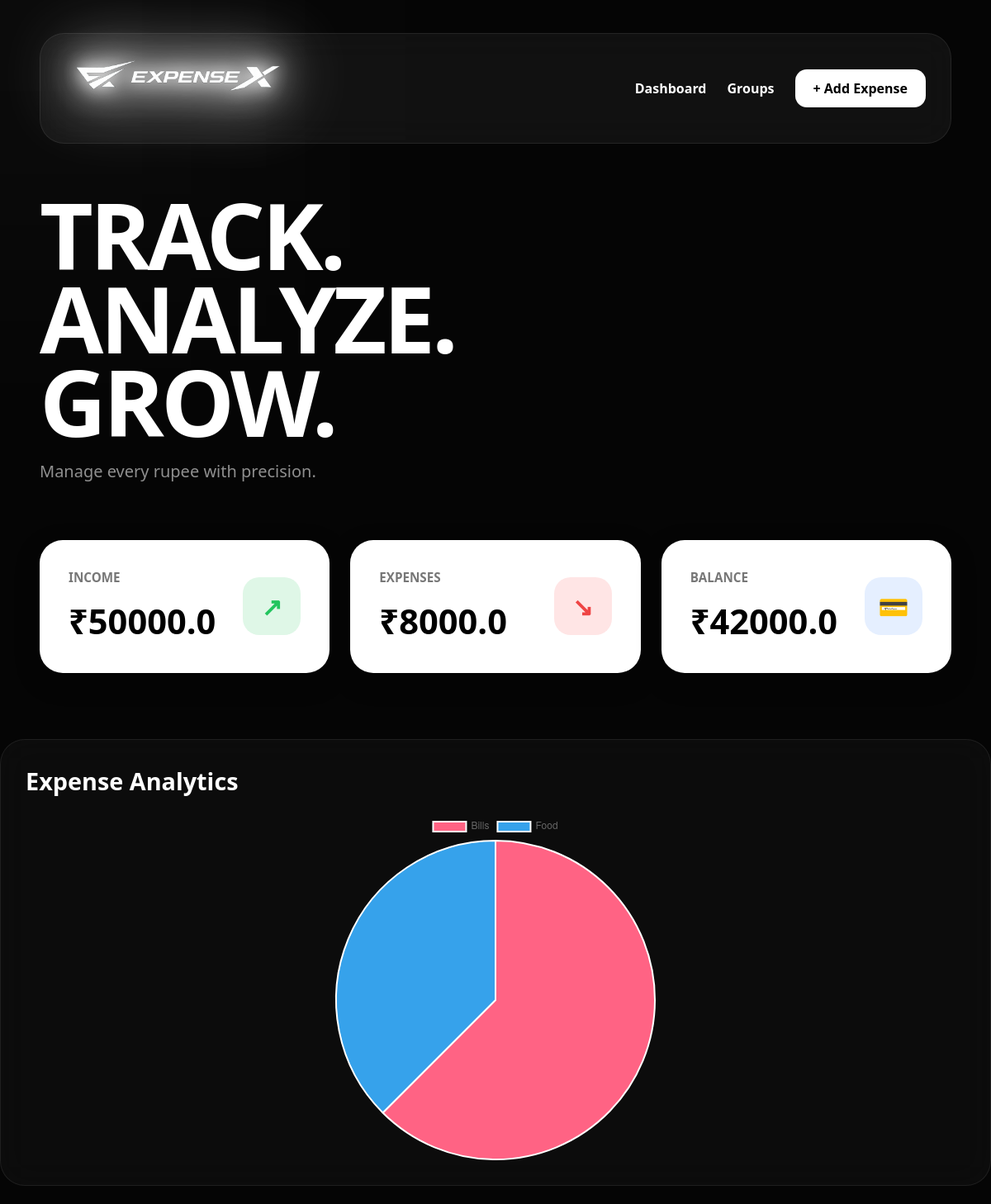
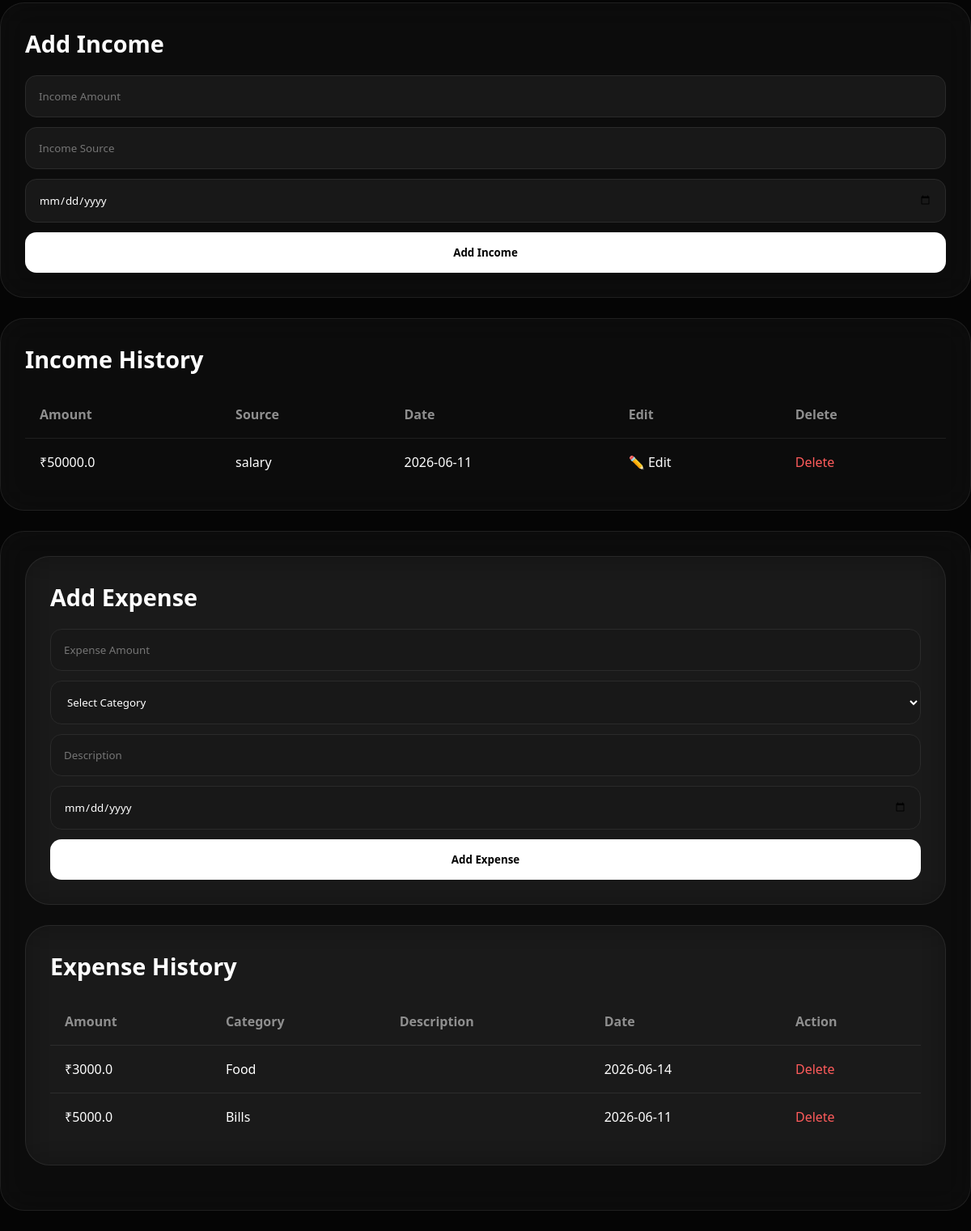
The page / on the database its author committed (2 pictures, top to bottom).
### tables this page shows
CREATE TABLE income (
    id INTEGER PRIMARY KEY AUTOINCREMENT,
    amount REAL NOT NULL,
    source TEXT NOT NULL,
    date TEXT NOT NULL
);

CREATE TABLE expenses (
    id INTEGER PRIMARY KEY AUTOINCREMENT,
    amount REAL NOT NULL,
    category TEXT NOT NULL,
    description TEXT,
    date TEXT NOT NULL
);

### app.py (the view)
@app.route("/")
def home():
    conn = sqlite3.connect("expenses.db")
    cursor = conn.cursor()
    cursor.execute("SELECT * FROM expenses ORDER BY id DESC")
    expenses = cursor.fetchall()
    cursor.execute("SELECT * FROM income ORDER BY id DESC")
    income_history = cursor.fetchall()
    cursor.execute("SELECT SUM(amount) FROM expenses")
    total_expense = cursor.fetchone()[0] or 0
    cursor.execute("SELECT SUM(amount) FROM income")
    total_income = cursor.fetchone()[0] or 0
    cursor.execute("""
    SELECT category, SUM(amount)
    FROM expenses
    GROUP BY category
    ORDER BY SUM(amount) DESC
    """)
    category_summary = cursor.fetchall()
    balance = total_income - total_expense
    conn.close()
    return render_template(
        "index.html",
        expenses=expenses,
        income_history=income_history,
        total_income=total_income,
        total_expense=total_expense,
        balance=balance,
        category_summary=category_summary
    )

### templates/index.html (shortened to what this page needs)
<!DOCTYPE html>
<html>
<head>
<link rel="stylesheet"
      href="{{ url_for('static', filename='style.css') }}">
</head>
<body>
<div class="container">
<div class="nav">
    <div class="brand">
        <img src="{{ url_for('static', filename='logo.png') }}" alt="Logo" class="logo">
    </div>
    <div class="nav-links">
        <a href="/">Dashboard</a>
        <a href="/groups">Groups</a>
        <a href="#expense-form" class="add-btn">+ Add Expense</a>
    </div>
</div>
<div class="hero">
    <h1>
        TRACK.<br>
        ANALYZE.<br>
        GROW.
    </h1>
    <p>Manage every rupee with precision.</p>
</div>
<div class="dashboard">
    <div class="stat-card">
        <div>
            <h3>INCOME</h3>
            <h2>₹{{ total_income }}</h2>
        </div>
        <div class="icon income-icon">↗</div>
    </div>
    <div class="stat-card">
        <div>
            <h3>EXPENSES</h3>
            <h2>₹{{ total_expense }}</h2>
        </div>
        <div class="icon expense-icon">↘</div>
    </div>
    <div class="stat-card">
        <div>
            <h3>BALANCE</h3>
            <h2>₹{{ balance }}</h2>
        </div>
        <div class="icon balance-icon">💳</div>
    </div>
</div>
</div>
<div class="card">
    <h2>Expense Analytics</h2>
    <div class="chart-container">
        <canvas id="expenseChart"></canvas>
    </div>
</div>
<div class="card">
    <h2>Add Income</h2>
    <form action="/add_income" method="POST">
        <input
            type="number"
            step="0.01"
            name="amount"
            placeholder="Income Amount"
            required>
        <input
            type="text"
            name="source"
            placeholder="Income Source"
            required>
        <input
            type="date"
            name="date"
            required>
        <button type="submit">
            Add Income
        </button>
    </form>
</div>
<div class="card">
    <h2>Income History</h2>
    <table>
        <tr>
            <th>Amount</th>
            <th>Source</th>
            <th>Date</th>
            <th>Edit</th>
            <th>Delete</th>
        </tr>
        {% for income in income_history %}
        <tr>
            <td>₹{{ income[1] }}</td>
            <td>{{ income[2] }}</td>
            <td>{{ income[3] }}</td>
            <td>
                <a href="/edit_income/{{ income[0] }}">
                    ✏️ Edit
                </a>
            </td>
            <td>
                <a
                class="delete-btn"
                href="/delete_income/{{ income[0] }}"
                onclick="return confirm('Delete this income?')">
                    Delete
                </a>
            </td>
        </tr>
        {% endfor %}
    </table>
</div>
<div class="card">
    <div class="card" id="expense-form">
    <h2>Add Expense</h2>
    <form action="/add" method="POST">
        <input
            type="number"
            step="0.01"
            name="amount"
            placeholder="Expense Amount"
            required>
        <select name="category" required>
            <option value="">Select Category</option>
        </select>
        <input
            type="text"
            name="description"
            placeholder="Description">
        <input
            type="date"
            name="date"
            required>
        <button type="submit">
            Add Expense
        </button>
    </form>
</div>
<div class="card">
    <h2>Expense History</h2>
    <table>
        <tr>
            <th>Amount</th>
            <th>Category</th>
            <th>Description</th>
            <th>Date</th>
            <th>Action</th>
        </tr>
        {% for expense in expenses %}
        <tr>
            <td>₹{{ expense[1] }}</td>
            <td>{{ expense[2] }}</td>
            <td>{{ expense[3] }}</td>
            <td>{{ expense[4] }}</td>
            <td>
                <a
                    class="delete-btn"
                    href="/delete/{{ expense[0] }}"
                    onclick="return confirm('Delete this expense?')">
                    Delete
                </a>
            </td>
        </tr>
        {% endfor %}
    </table>
</div>
</div>
<script>
var categories = [
{% for item in category_summary %}
"{{ item[0] }}",
{% endfor %}
];
var amounts = [
{% for item in category_summary %}
{{ item[1] }},
{% endfor %}
];
var ctx = document.getElementById('expenseChart');
new Chart(ctx, {
    type: 'pie',
    data: {
        labels: categories,
        datasets: [{
            data: amounts,
            backgroundColor: [
                '#ff6384',
                '#36a2eb',
                '#ffce56',
                '#4bc0c0',
                '#9966ff',
                '#ff9f40'
            ]
        }]
    },
    options: {
        responsive: true,
        maintainAspectRatio: false
    }
});
</script>
</body>
</html>

### static/style.css (style rules this page uses)
* { margin:0; padding:0; box-sizing:border-box; font-family:'Segoe UI',sans-serif; }
body { background:#050505; color:white; overflow-x:hidden; }
body::before { content:''; position:fixed; width:500px; height:500px; top:-200px; left:-200px; background:rgba(255,255,255,0.04); filter:blur(150px); z-index:-1; }
.container { width:92%; max-width:1400px; margin:auto; padding:40px 0; }
.nav { display:flex; justify-content:space-between; align-items:center; padding:18px 30px; margin-bottom:60px; background:rgba(255,255,255,0.05); backdrop-filter:blur(20px); border:1px solid rgba(255,255,255,0.08); border-radius:30px; }
.brand { display:flex; align-items:center; gap:20px; }
.logo { width:260px; height:120px; object-fit:contain; }
.nav-links { display:flex; align-items:center; gap:25px; }
.nav-links a { color:white; text-decoration:none; font-weight:600; transition:.3s; }
.add-btn { background:white; color:black !important; padding:12px 24px; border-radius:16px; }
.hero { margin-bottom:70px; }
.hero h1 { font-size:7rem; font-weight:900; line-height:0.9; letter-spacing:-4px; }
.hero p { margin-top:20px; color:#8f8f8f; font-size:1.25rem; }
.dashboard { display:grid; grid-template-columns:repeat(3,1fr); gap:25px; margin-bottom:40px; }
.stat-card { background:white; color:black; padding:35px; border-radius:28px; box-shadow:0 10px 30px rgba(0,0,0,.25); transition:.3s; }
.stat-card h3 { color:#777; margin-bottom:15px; font-size:0.95rem; }
.stat-card h2 { font-size:2.6rem; font-weight:800; }
.card { background:rgba(255,255,255,0.03); backdrop-filter:blur(20px); border:1px solid rgba(255,255,255,0.08); border-radius:30px; padding:30px; margin-bottom:25px; }
.card h2 { margin-bottom:20px; font-size:1.8rem; }
form { display:flex; flex-direction:column; gap:12px; }
input, select { width:100%; padding:16px; background:#181818; border:1px solid #2a2a2a; color:white; border-radius:14px; outline:none; transition:.3s; }
button { width:100%; padding:16px; background:white; color:black; border:none; border-radius:14px; font-weight:700; cursor:pointer; transition:.3s; }
table { width:100%; border-collapse:collapse; }
th { text-align:left; padding:18px; color:#8f8f8f; }
td { padding:18px; border-top:1px solid rgba(255,255,255,0.08); }
a { color:white; text-decoration:none; }
.delete-btn { color:#ff5c5c; }
.chart-container { width:420px; height:420px; margin:auto; }
.stat-card { display:flex; justify-content:space-between; align-items:center; }
.icon { width:70px; height:70px; border-radius:20px; display:flex; align-items:center; justify-content:center; font-size:30px; font-weight:bold; }
.income-icon { background:#dff7e7; color:#22c55e; }
.expense-icon { background:#ffe5e5; color:#ef4444; }
.balance-icon { background:#e5efff; color:#3b82f6; }
.add-btn { background:white; color:black !important; padding:12px 22px; border-radius:14px; }
.logo { width:280px; height:auto; object-fit:contain; filter: drop-shadow(0 0 10px #fff) drop-shadow(0 0 20px #fff) drop-shadow(0 0 40px rgba(255,255,255,0.9)); transition:0.3s ease; }

### rows shown on the page
income: amount "50000.0", source "salary", date "2026-06-11"
expenses: amount "3000.0", category "Food", date "2026-06-14"
expenses: amount "5000.0", category "Bills", date "2026-06-11"

### other values the page prints
{{ total_income }} "50000.0"
{{ total_expense }} "8000.0"
{{ balance }} "42000.0"
chart data {{ item[0] }} Bills, Food
chart data {{ item[1] }} 5000.0, 3000.0
